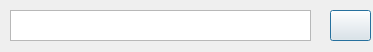
<?xml version="1.0" encoding="UTF-8"?>
<ui version="4.0">
 <class>Dialog</class>
 <widget class="QDialog" name="Dialog">
  <property name="geometry">
   <rect>
    <x>0</x>
    <y>0</y>
    <width>373</width>
    <height>52</height>
   </rect>
  </property>
  <property name="windowTitle">
   <string>Dialog</string>
  </property>
  <widget class="QPlainTextEdit" name="archivostring">
   <property name="geometry">
    <rect>
     <x>10</x>
     <y>10</y>
     <width>301</width>
     <height>31</height>
    </rect>
   </property>
  </widget>
  <widget class="QPushButton" name="CArchivo">
   <property name="geometry">
    <rect>
     <x>330</x>
     <y>10</y>
     <width>41</width>
     <height>31</height>
    </rect>
   </property>
   <property name="text">
    <string/>
   </property>
   <property name="icon">
    <iconset>
     <normaloff>Iconos/accept.svg</normaloff>Iconos/accept.svg</iconset>
   </property>
  </widget>
 </widget>
 <resources/>
 <connections>
  <connection>
   <sender>CArchivo</sender>
   <signal>clicked()</signal>
   <receiver>Dialog</receiver>
   <slot>close()</slot>
   <hints>
    <hint type="sourcelabel">
     <x>350</x>
     <y>25</y>
    </hint>
    <hint type="destinationlabel">
     <x>186</x>
     <y>58</y>
    </hint>
   </hints>
  </connection>
 </connections>
</ui>
